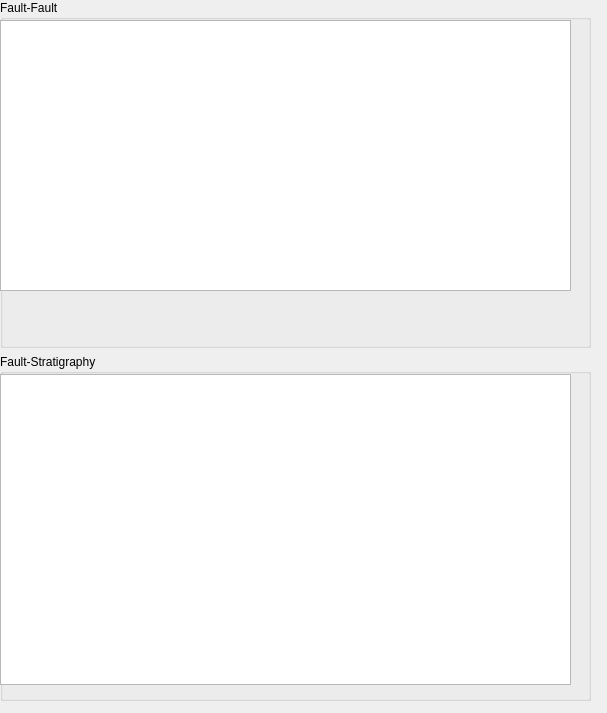
<?xml version="1.0" encoding="UTF-8"?>
<ui version="4.0">
 <class>Form</class>
 <widget class="QWidget" name="Form">
  <property name="geometry">
   <rect>
    <x>0</x>
    <y>0</y>
    <width>607</width>
    <height>713</height>
   </rect>
  </property>
  <property name="windowTitle">
   <string>Form</string>
  </property>
  <widget class="QWidget" name="verticalLayoutWidget_4">
   <property name="geometry">
    <rect>
     <x>0</x>
     <y>0</y>
     <width>591</width>
     <height>701</height>
    </rect>
   </property>
   <layout class="QVBoxLayout" name="verticalLayout_22">
    <item>
     <layout class="QVBoxLayout" name="verticalLayout_23">
      <item>
       <widget class="QGroupBox" name="groupBox_9">
        <property name="title">
         <string>Fault-Fault </string>
        </property>
        <widget class="QTableWidget" name="faultNetworkTable">
         <property name="geometry">
          <rect>
           <x>0</x>
           <y>20</y>
           <width>571</width>
           <height>271</height>
          </rect>
         </property>
        </widget>
       </widget>
      </item>
     </layout>
    </item>
    <item>
     <widget class="QGroupBox" name="groupBox_10">
      <property name="title">
       <string>Fault-Stratigraphy</string>
      </property>
      <widget class="QTableWidget" name="faultStratigraphyTable">
       <property name="geometry">
        <rect>
         <x>0</x>
         <y>20</y>
         <width>571</width>
         <height>311</height>
        </rect>
       </property>
      </widget>
     </widget>
    </item>
   </layout>
  </widget>
 </widget>
 <resources/>
 <connections/>
</ui>
